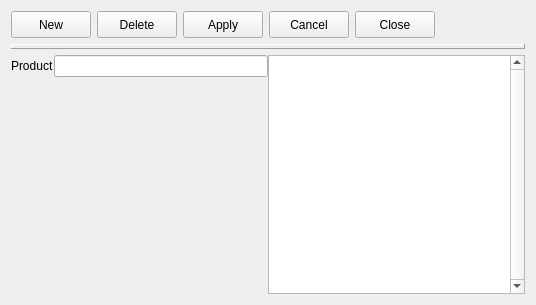
<?xml version="1.0" encoding="UTF-8"?>
<ui version="4.0">
 <class>crpprods</class>
 <widget class="impgenmaint" name="crpprods">
  <property name="geometry">
   <rect>
    <x>0</x>
    <y>0</y>
    <width>536</width>
    <height>305</height>
   </rect>
  </property>
  <property name="windowTitle">
   <string>Form</string>
  </property>
  <property name="TableName">
   <string>cpprods</string>
  </property>
  <property name="KeyField">
   <string>prod_cod</string>
  </property>
  <property name="DisplayColumn">
   <string>prod_des</string>
  </property>
  <property name="DisplayColumnDescription">
   <string>Crop products</string>
  </property>
  <layout class="QVBoxLayout" name="verticalLayout_3">
   <item>
    <layout class="QHBoxLayout" name="horizontalLayout_11">
     <item>
      <widget class="QPushButton" name="cmdnew">
       <property name="enabled">
        <bool>true</bool>
       </property>
       <property name="minimumSize">
        <size>
         <width>0</width>
         <height>27</height>
        </size>
       </property>
       <property name="maximumSize">
        <size>
         <width>16777215</width>
         <height>27</height>
        </size>
       </property>
       <property name="toolTip">
        <string/>
       </property>
       <property name="text">
        <string>New</string>
       </property>
       <property name="icon">
        <iconset resource="../images/images.qrc">
         <normaloff>:/images/new3.png</normaloff>:/images/new3.png</iconset>
       </property>
       <property name="flat">
        <bool>false</bool>
       </property>
      </widget>
     </item>
     <item>
      <widget class="QPushButton" name="cmdelete">
       <property name="enabled">
        <bool>true</bool>
       </property>
       <property name="minimumSize">
        <size>
         <width>0</width>
         <height>27</height>
        </size>
       </property>
       <property name="maximumSize">
        <size>
         <width>16777215</width>
         <height>27</height>
        </size>
       </property>
       <property name="toolTip">
        <string/>
       </property>
       <property name="text">
        <string>Delete</string>
       </property>
       <property name="icon">
        <iconset resource="../images/images.qrc">
         <normaloff>:/images/delete3.png</normaloff>:/images/delete3.png</iconset>
       </property>
       <property name="flat">
        <bool>false</bool>
       </property>
      </widget>
     </item>
     <item>
      <widget class="QPushButton" name="cmdapply">
       <property name="enabled">
        <bool>true</bool>
       </property>
       <property name="minimumSize">
        <size>
         <width>0</width>
         <height>27</height>
        </size>
       </property>
       <property name="maximumSize">
        <size>
         <width>16777215</width>
         <height>27</height>
        </size>
       </property>
       <property name="toolTip">
        <string/>
       </property>
       <property name="text">
        <string>Apply</string>
       </property>
       <property name="icon">
        <iconset resource="../images/images.qrc">
         <normaloff>:/images2/new/apply.png</normaloff>:/images2/new/apply.png</iconset>
       </property>
       <property name="flat">
        <bool>false</bool>
       </property>
      </widget>
     </item>
     <item>
      <widget class="QPushButton" name="cmdcancel">
       <property name="enabled">
        <bool>true</bool>
       </property>
       <property name="minimumSize">
        <size>
         <width>0</width>
         <height>27</height>
        </size>
       </property>
       <property name="maximumSize">
        <size>
         <width>16777215</width>
         <height>27</height>
        </size>
       </property>
       <property name="toolTip">
        <string/>
       </property>
       <property name="text">
        <string>Cancel</string>
       </property>
       <property name="icon">
        <iconset resource="../images/images.qrc">
         <normaloff>:/images2/new/cancel.png</normaloff>:/images2/new/cancel.png</iconset>
       </property>
       <property name="flat">
        <bool>false</bool>
       </property>
      </widget>
     </item>
     <item>
      <widget class="QPushButton" name="cmdclose">
       <property name="enabled">
        <bool>true</bool>
       </property>
       <property name="minimumSize">
        <size>
         <width>0</width>
         <height>27</height>
        </size>
       </property>
       <property name="maximumSize">
        <size>
         <width>16777215</width>
         <height>27</height>
        </size>
       </property>
       <property name="toolTip">
        <string/>
       </property>
       <property name="text">
        <string>Close</string>
       </property>
       <property name="icon">
        <iconset resource="../images/images.qrc">
         <normaloff>:/images2/new/closeform.png</normaloff>:/images2/new/closeform.png</iconset>
       </property>
       <property name="flat">
        <bool>false</bool>
       </property>
      </widget>
     </item>
     <item>
      <spacer name="horizontalSpacer_2">
       <property name="orientation">
        <enum>Qt::Horizontal</enum>
       </property>
       <property name="sizeHint" stdset="0">
        <size>
         <width>40</width>
         <height>20</height>
        </size>
       </property>
      </spacer>
     </item>
    </layout>
   </item>
   <item>
    <widget class="QLabel" name="Panel2">
     <property name="enabled">
      <bool>true</bool>
     </property>
     <property name="maximumSize">
      <size>
       <width>16777215</width>
       <height>5</height>
      </size>
     </property>
     <property name="toolTip">
      <string/>
     </property>
     <property name="layoutDirection">
      <enum>Qt::LeftToRight</enum>
     </property>
     <property name="frameShape">
      <enum>QFrame::Panel</enum>
     </property>
     <property name="frameShadow">
      <enum>QFrame::Raised</enum>
     </property>
     <property name="text">
      <string/>
     </property>
     <property name="alignment">
      <set>Qt::AlignCenter</set>
     </property>
    </widget>
   </item>
   <item>
    <layout class="QHBoxLayout" name="horizontalLayout_6">
     <property name="spacing">
      <number>0</number>
     </property>
     <property name="margin">
      <number>0</number>
     </property>
     <item>
      <layout class="QVBoxLayout" name="verticalLayout_2">
       <property name="spacing">
        <number>0</number>
       </property>
       <property name="margin">
        <number>0</number>
       </property>
       <item>
        <layout class="QHBoxLayout" name="horizontalLayout_7">
         <item>
          <widget class="QLabel" name="Label2_2">
           <property name="enabled">
            <bool>true</bool>
           </property>
           <property name="toolTip">
            <string/>
           </property>
           <property name="text">
            <string>Product</string>
           </property>
          </widget>
         </item>
         <item>
          <widget class="IMPEdit" name="iMPEdit_5">
           <property name="TableName">
            <string>cpprods</string>
           </property>
           <property name="FieldName">
            <string>prod_des</string>
           </property>
          </widget>
         </item>
        </layout>
       </item>
       <item>
        <spacer name="verticalSpacer_2">
         <property name="orientation">
          <enum>Qt::Vertical</enum>
         </property>
         <property name="sizeHint" stdset="0">
          <size>
           <width>20</width>
           <height>40</height>
          </size>
         </property>
        </spacer>
       </item>
      </layout>
     </item>
     <item>
      <widget class="QTableView" name="ListView1">
       <property name="verticalScrollBarPolicy">
        <enum>Qt::ScrollBarAlwaysOn</enum>
       </property>
      </widget>
     </item>
    </layout>
   </item>
  </layout>
 </widget>
 <customwidgets>
  <customwidget>
   <class>IMPEdit</class>
   <extends>QLineEdit</extends>
   <header>impedit.h</header>
  </customwidget>
  <customwidget>
   <class>impgenmaint</class>
   <extends>QWidget</extends>
   <header>impgenmaint.h</header>
   <container>1</container>
  </customwidget>
 </customwidgets>
 <resources>
  <include location="../images/images.qrc"/>
 </resources>
 <connections/>
</ui>
